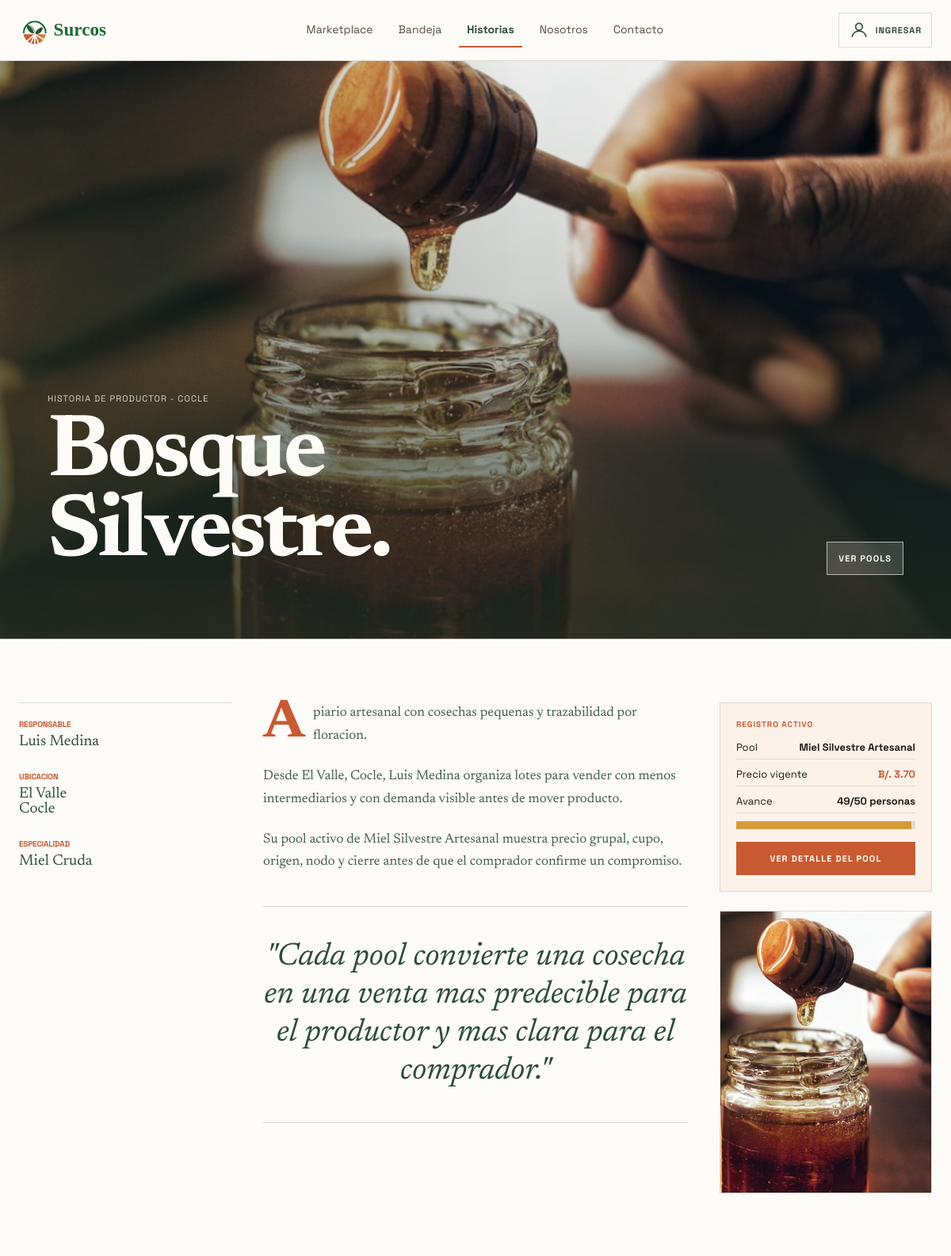
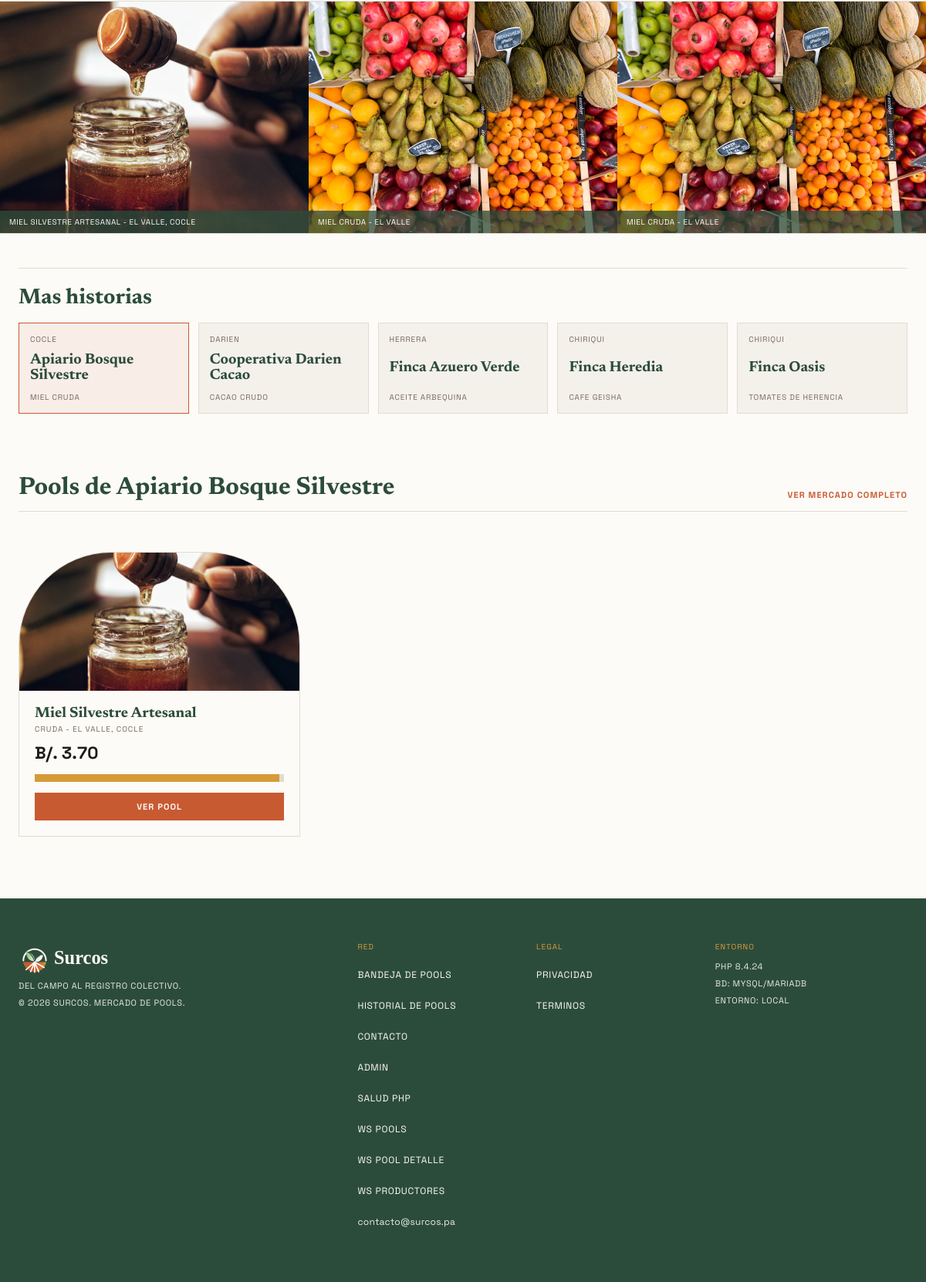
The page /publico/historias_productor.php on the database its author committed (2 pictures, top to bottom).
### tables this page shows
create table productores (
    id varchar(64) primary key,
    usuario_id varchar(64),
    nombre varchar(140) not null,
    responsable varchar(140) not null,
    provincia varchar(80) not null,
    zona varchar(120) not null,
    especialidad varchar(140) not null,
    historia text,
    estado enum('pendiente', 'activo', 'suspendido') not null default 'activo',
    creado_en timestamp not null default current_timestamp,
    actualizado_en timestamp not null default current_timestamp on update current_timestamp,
    constraint productores_usuario_fk foreign key (usuario_id) references usuarios(id)
);

create table pools (
    id varchar(64) primary key,
    productor_id varchar(64) not null,
    producto varchar(140) not null,
    variedad varchar(140) not null,
    categoria varchar(80) not null,
    origen varchar(160) not null,
    imagen_url varchar(500),
    precio_mercado decimal(10, 2) not null,
    precio_grupal decimal(10, 2) not null,
    unidad varchar(30) not null,
    personas_actuales int not null default 0,
    personas_objetivo int not null,
    cantidad_minima decimal(10, 2) not null,
    fecha_cierre datetime not null,
    fecha_entrega date not null,
    estado enum('activo', 'cerrado', 'fallido') not null default 'activo',
    modelo_entrega varchar(120) not null,
    nodo_retiro_id varchar(64),
    creado_en timestamp not null default current_timestamp,
    actualizado_en timestamp not null default current_timestamp on update current_timestamp,
    constraint pools_productor_fk foreign key (productor_id) references productores(id),
    constraint pools_nodo_fk foreign key (nodo_retiro_id) references nodos_retiro(id),
    constraint pools_personas_chk check (personas_actuales >= 0 and personas_objetivo > 0),
    constraint pools_cantidad_chk check (cantidad_minima > 0)
);

### aplicacion/Vistas/paginas/historias.php (the view, shortened to what the rows shown need)
<?php
$nombreProductor = $productor['nombre'] ?? 'Productores Surcos';
$nombreCorto = trim((string) preg_replace('/^(Finca|Cooperativa|Apiario)\s+/i', '', (string) $nombreProductor));
$poolHero = $poolPrincipal ?? ($poolsProductor[0] ?? null);
$imagenHero = $poolHero ? imagen_cosecha($poolHero) : url_recurso('img/cosechas/cosecha-generica.jpg');
$avanceHero = $poolHero ? $poolModelo->avance($poolHero) : 0;
$lineasHistoria = array_filter([
    $productor['historia'] ?? null,
    isset($productor['zona'], $productor['provincia'], $productor['responsable'])
        ? 'Desde ' . $productor['zona'] . ', ' . $productor['provincia'] . ', ' . $productor['responsable'] . ' organiza lotes para vender con menos intermediarios y con demanda visible antes de mover producto.'
        : null,
    $poolHero
        ? 'Su pool activo de ' . $poolHero['producto'] . ' muestra precio grupal, cupo, origen, nodo y cierre antes de que el comprador confirme un compromiso.'
        : 'Cuando publica un lote, Surcos lo convierte en una oportunidad clara: origen, volumen, precio y fecha de cierre en un solo registro.',
]);
?>
<main class="pagina-historias">
  <?php if (!$productor): ?>
    <section class="wrap estado-vacio">
      <strong>No hay productores disponibles.</strong>
      <p>Importa las semillas demo para ver historias conectadas a pools.</p>
    </section>
  <?php else: ?>
    <section class="story-hero historia-hero" aria-labelledby="titulo-historia">
      <img src="<?= escapar($imagenHero) ?>" alt="<?= escapar($nombreProductor . ' en Surcos') ?>" />
      <div class="grad"></div>
      <div class="content">
        <div>
          <p class="label">Historia de productor - <?= escapar($productor['provincia']) ?></p>
          <h1 id="titulo-historia"><?= escapar($nombreCorto) ?>.</h1>
        </div>
        <a class="historia-hero-link" href="#pools-productor">Ver pools</a>
      </div>
    </section>
    <section class="editorial historia-editorial">
      <aside class="sidebar-meta">
        <div class="block">
          <h2 class="lbl">Responsable</h2>
          <p class="val"><?= escapar($productor['responsable']) ?></p>
        </div>
        <div class="block">
          <h2 class="lbl">Ubicacion</h2>
          <p class="val"><?= escapar($productor['zona']) ?><br><?= escapar($productor['provincia']) ?></p>
        </div>
        <div class="block">
          <h2 class="lbl">Especialidad</h2>
          <p class="val"><?= escapar($productor['especialidad']) ?></p>
        </div>
      </aside>
      <article class="article">
        <?php foreach ($lineasHistoria as $indice => $parrafo): ?>
          <p class="<?= $indice === 0 ? 'dropcap' : '' ?>"><?= escapar($parrafo) ?></p>
        <?php endforeach; ?>
        <blockquote class="bq">
          <p>"Cada pool convierte una cosecha en una venta mas predecible para el productor y mas clara para el comprador."</p>
        </blockquote>
      </article>
      <aside class="sidebar-detail">
        <div class="batch-card">
          <h2 class="lbl">Registro activo</h2>
          <?php if ($poolHero): ?>
            <div class="batch-row"><span>Pool</span><span><?= escapar($poolHero['producto']) ?></span></div>
            <div class="batch-row"><span>Precio vigente</span><span class="terra"><?= escapar(dinero($poolHero['precio_vigente'])) ?></span></div>
            <div class="batch-row"><span>Avance</span><span><?= escapar($poolHero['personas_actuales'] . '/' . $poolHero['personas_objetivo']) ?> personas</span></div>
            <div class="mini-bar"><i style="width:<?= escapar((string) $avanceHero) ?>%"></i></div>
            <a class="historia-mini-cta" href="<?= escapar(url_para('/pool.php?id=' . $poolHero['id'])) ?>">Ver detalle del pool</a>
          <?php else: ?>
            <p class="historia-vacia">Este productor no tiene pools activos en este momento.</p>
          <?php endif; ?>
        </div>
        <div class="sidebar-img">
          <img src="<?= escapar($imagenHero) ?>" alt="<?= escapar('Producto de ' . $nombreProductor) ?>" />
        </div>
      </aside>
    </section>
    <section class="photo-strip historia-tira" aria-label="Productos y registros de <?= escapar($nombreProductor) ?>">
      <?php
      $galeria = array_slice($poolsProductor, 0, 3);
      while (count($galeria) < 3) {
          $galeria[] = ['producto' => $productor['especialidad'], 'origen' => $productor['zona'], 'categoria' => '', 'id' => ''];
      }
      ?>
      <?php foreach ($galeria as $item): ?>
        <figure>
          <img src="<?= escapar(imagen_cosecha($item)) ?>" alt="<?= escapar(($item['producto'] ?? 'Cosecha') . ' de ' . $nombreProductor) ?>" />
          <figcaption><?= escapar(($item['producto'] ?? $productor['especialidad']) . ' - ' . ($item['origen'] ?? $productor['zona'])) ?></figcaption>
        </figure>
      <?php endforeach; ?>
    </section>
    <section class="productores-relacionados">
      <div class="productores-relacionados-inner">
        <h2>Mas historias</h2>
        <div class="productores-relacionados-grid">
          <a class="productor-relacionado activo" href="<?= escapar(url_para('/historias_productor.php?productor=' . $productor['id'])) ?>">
            <span><?= escapar($productor['provincia']) ?></span>
            <strong><?= escapar($productor['nombre']) ?></strong>
            <small><?= escapar($productor['especialidad']) ?></small>
          </a>
          <?php foreach ($relacionados as $relacionado): ?>
            <a class="productor-relacionado" href="<?= escapar(url_para('/historias_productor.php?productor=' . $relacionado['id'])) ?>">
              <span><?= escapar($relacionado['provincia']) ?></span>
              <strong><?= escapar($relacionado['nombre']) ?></strong>
              <small><?= escapar($relacionado['especialidad']) ?></small>
            </a>
          <?php endforeach; ?>
        </div>
      </div>
    </section>
    <section class="shop" id="pools-productor">
      <div class="shop-inner">
        <div class="shop-header">
          <h2>Pools de <?= escapar($productor['nombre']) ?></h2>
          <a href="<?= escapar(url_para('/')) ?>#pools-activos">Ver mercado completo</a>
        </div>
        <?php if (empty($poolsProductor)): ?>
          <p class="historia-vacia">Este productor no tiene pools activos en este momento.</p>
        <?php else: ?>
          <div class="shop-grid">
            <?php foreach ($poolsProductor as $pool): ?>
              <?php $avance = $poolModelo->avance($pool); ?>
              <article class="shop-card">
                <figure>
                  <img src="<?= escapar(imagen_cosecha($pool)) ?>" alt="<?= escapar($pool['producto'] . ' - ' . $pool['origen']) ?>" />
                </figure>
                <div class="body">
                  <h3 class="sname"><?= escapar($pool['producto']) ?></h3>
                  <p class="lot"><?= escapar($pool['variedad'] . ' - ' . $pool['origen']) ?></p>
                  <div class="sprice tab"><?= escapar(dinero($pool['precio_vigente'])) ?></div>
                  <div class="mini-bar"><i style="width:<?= escapar((string) $avance) ?>%"></i></div>
                  <a class="sbtn" href="<?= escapar(url_para('/pool.php?id=' . $pool['id'])) ?>">Ver pool</a>
                </div>
              </article>
            <?php endforeach; ?>
          </div>
        <?php endif; ?>
      </div>
    </section>
  <?php endif; ?>
</main>

### rows shown on the page
productores: provincia "COCLE", nombre "Bosque Silvestre", responsable "Luis Medina", zona "El Valle", provincia "Cocle", especialidad "Miel Cruda", shows a picture, especialidad+zona "MIEL CRUDA - EL VALLE", nombre "Apiario Bosque Silvestre", especialidad "MIEL CRUDA"
pools: producto "Miel Silvestre Artesanal", personas_actuales+personas_objetivo "49/50", shows a picture, producto+origen "MIEL SILVESTRE ARTESANAL - EL VALLE, COCLE", variedad+origen "CRUDA - EL VALLE, COCLE", precio_vigente "B/. 3.70"
productores: provincia "DARIEN", nombre "Cooperativa Darien Cacao", especialidad "CACAO CRUDO"
productores: provincia "HERRERA", nombre "Finca Azuero Verde", especialidad "ACEITE ARBEQUINA"
productores: provincia "CHIRIQUI", nombre "Finca Heredia", especialidad "CAFE GEISHA"
productores: provincia "CHIRIQUI", nombre "Finca Oasis", especialidad "TOMATES DE HERENCIA"

### other values the page prints
escapar($parrafo) "Apiario artesanal con cosechas pequenas y trazabilidad por floracion."
escapar($parrafo) "Desde El Valle, Cocle, Luis Medina organiza lotes para vender con menos intermediarios y con demanda visible antes de mover producto."
escapar($parrafo) "Su pool activo de Miel Silvestre Artesanal muestra precio grupal, cupo, origen, nodo y cierre antes de que el comprador confirme un compromiso."
escapar(dinero($poolHero['precio_vigente'])) "B/. 3.70"
escapar(PHP_VERSION) "8.4.24"
